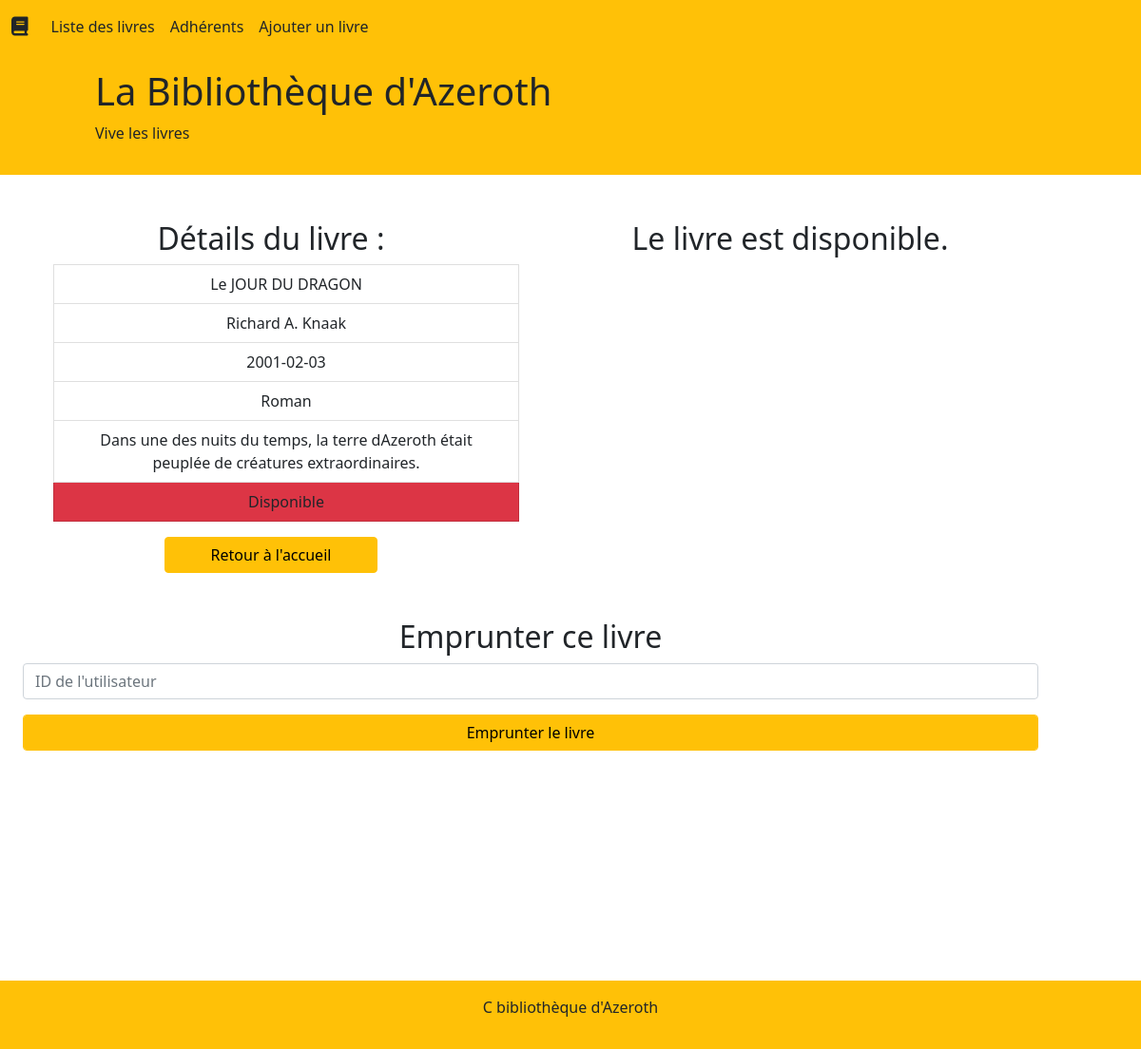
The page /book.php?id=2 on the database its author committed.
### tables this page shows
CREATE TABLE book
(
    bookID INT UNSIGNED NOT NULL AUTO_INCREMENT,
    title VARCHAR(100),
    autor VARCHAR(100),
    publication DATE,
    category VARCHAR(100),
    summary VARCHAR(255),
    disponibility VARCHAR(100),
    userID INT UNSIGNED,
    PRIMARY KEY (bookID),
    FOREIGN KEY (userID) REFERENCES user(userID)
);

### book.php (called while the page is built, shortened)
<?php
require "model/bookManager.php";
require "model/dataBase.php";
require "model/entity/book.php";
$bookManager = new bookManager();
if(isset($_GET["id"])){
    $books = $bookManager->getBook($_GET["id"]);
}
else {
    $error="ca marche pas";
}
include "view/bookView.php";

### model/dataBase.php (called while the page is built, shortened)
<?php
abstract class DataBase {
    static public function getDB(){
        try{
            $db = new PDO("mysql:host=" . self::HOST . ";dbname=" . self::NAME, self::LOGIN, self::PASSWORD);
            return $db;
        }catch (Exception $e) {
            exit($e->getMessage());
        }
    }
}

### model/bookManager.php (called while the page is built, shortened)
<?php
class bookManager {
  private PDO $_db;
  public function getBook(int $bookID) {
    $query = $this->_db->prepare("SELECT * FROM book WHERE bookID=:bookID");
    $query->execute([
      "bookID" => $bookID
    ]);
    $result = $query->fetch(PDO::FETCH_ASSOC);
    $result = new Book($result);
    return $result;
  }
  function __construct(){
    $this->_db = DataBase::getDB();
}
}

### model/entity/book.php (called while the page is built, shortened)
<?php
class Book {
    protected string $title;
    protected string $autor;
    protected string $publication ;
    protected string $category;
    protected string $summary;
    protected string $disponibility;
    public function setTitle(string $title){
        $this->title = $title;
    }
    public function getTitle():string{
        return $this->title;
    }
    public function setAutor(string $autor){
        $this->autor = $autor;
    }
    public function getAutor():string{
        return $this->autor;
    }
    public function setPublication(string $publication){
        $this->publication = $publication;
    }
    public function getPublication():string{
        return $this->publication;
    }
    public function setCategory(string $category){
        $this->category = $category;
    }
    public function getCategory():string{
        return $this->category;
    }
    public function setSummary(string $summary){
        $this->summary = $summary;
    }
    public function getSummary():string{
        return $this->summary;
    }
    public function setDisponibility(string $disponibility){
        $this->disponibility = $disponibility;
    }
    public function getDisponibility():string{
        return $this->disponibility;
    }
    public function hydrate(array $data){
        foreach ($data as $key => $value) {
            $method = "set" . ucfirst($key);
        }
    }
}

### view/bookView.php (the view, shortened to what this page needs)
<?php
include "view/template/header.php";
$bookDisponibility = $books->getDisponibility();
?>
<?php if(isset($books)) : ?>
<div class="container row text-center">
    <aside class=col-6>
        <h2>Détails du livre : </h2>
        <ul>
            <li class="list-group-item "><?php echo $books->getTitle();?></li>
            <li class="list-group-item "><?php echo $books->getAutor();?></li>
            <li class="list-group-item "><?php echo $books->getPublication();?></li>
            <li class="list-group-item "><?php echo $books->getCategory();?></li>
            <li class="list-group-item "><?php echo $books->getSummary();?></li>
            <?php if ($bookDisponibility === "disponible") : ?>
            <li class="list-group-item bg-success"><?php echo $books->getDisponibility();?></li>
            <?php else : ?>
                <li class="list-group-item bg-danger"><?php echo $books->getDisponibility();?></li>
            <?php endif ?>
        </ul>
        <a class="btn btn-warning px-5" href="index.php">Retour à l'accueil</a>
    </aside>
    <?php
    if ($bookDisponibility === "indisponible") : ?>
        <aside class="col-6">
        <h2>Le livre a été emprunté par : </h2>
        <ul>
            <li class="list-group-item ">Identité : </br> <?php echo $users->getLastname() . " " . $users->getFirstname()?></li>
            <li class="list-group-item ">Email : </br> <?php echo $users->getEmail()?></li>
            <li class="list-group-item ">Numéro de carte de membre : </br> <?php echo $users->getCard_number()?></li>
        </ul>
    </aside>
    <div class="my-5">
            <h2>Rendre un livre</h2>
            <form action="" method="POST">
                <input type="hidden" name="disponibility" id="disponibility" value="disponible">
                <input type="hidden" name="userID", id="userID" value="1" class="form-control my-2">
                <input class="form-control btn btn-warning my-2" type="submit" value="Rendre le livre">
            </form>
        </div>
    <?php
    else :
    ?>
        <h2 class="col-6">Le livre est disponible.</h2>
        <div class="my-5">
            <h2>Emprunter ce livre</h2>
            <form action="" method="POST">
                <input type="text" name="userID", id="userID" placeholder="ID de l'utilisateur" class="form-control my-2">
                <input class="form-control btn btn-warning my-2" type="submit" value="Emprunter le livre">
            </form>
        </div>
    <?php
    endif ?>
<?php
    else :
        echo $error
?>
<p> Impossible de charger le livre.</p>
<?php endif?>
<?php
include "template/footer.php";
?>

### assets/css/main.css (style rules this page uses)
html { color: #222; font-size: 1em; line-height: 1.4; }

### rows shown on the page
book: title "Le JOUR DU DRAGON", autor "Richard A. Knaak", publication "2001-02-03", category "Roman", summary "Dans une des nuits du temps, la terre dAzeroth était peuplée de créatures extraordinaires.", disponibility "Disponible"
